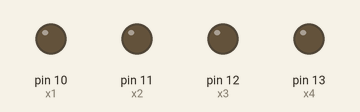
The sketch below on a simulated Arduino Uno, built with avr-gcc and run on an emulated ATmega328P. Shown: output pins drawn as LEDs (lit = HIGH).

Above: at 0.2 s.
At 1.2 s:
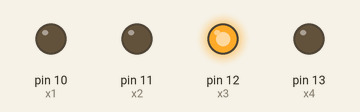
At 2.2 s:
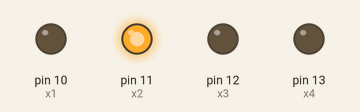
At 4.7 s:
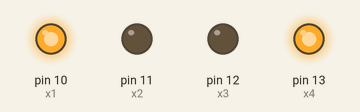
At 7.2 s:
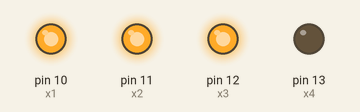
At 9.7 s:
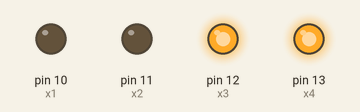
Timing chart, 0 to 10.4 s (numbered marks = the images above):
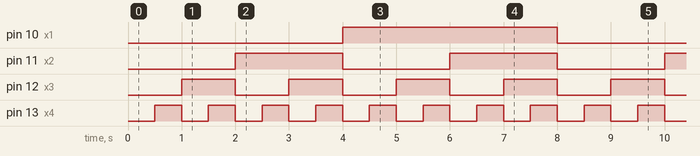

The sketch:

Lesson5.ino
```cpp
// Lesson 5: Working with binary numbers
// Homework:
int x1 = 10;
int x2 = 11;
int x3 = 12;
int x4 = 13;
int lit_time = 500;
void setup() {
  pinMode(10,OUTPUT);
  pinMode(11,OUTPUT);
  pinMode(12,OUTPUT);
  pinMode(13,OUTPUT);
}

void loop() {
   digitalWrite(x1,LOW) ;digitalWrite(x2,LOW) ;digitalWrite(x3,LOW) ;digitalWrite(x4,LOW) ;delay(lit_time);
   digitalWrite(x1,LOW) ;digitalWrite(x2,LOW) ;digitalWrite(x3,LOW) ;digitalWrite(x4,HIGH);delay(lit_time);
   digitalWrite(x1,LOW) ;digitalWrite(x2,LOW) ;digitalWrite(x3,HIGH);digitalWrite(x4,LOW) ;delay(lit_time);
   digitalWrite(x1,LOW) ;digitalWrite(x2,LOW) ;digitalWrite(x3,HIGH);digitalWrite(x4,HIGH);delay(lit_time);
   digitalWrite(x1,LOW) ;digitalWrite(x2,HIGH);digitalWrite(x3,LOW) ;digitalWrite(x4,LOW) ;delay(lit_time);
   digitalWrite(x1,LOW) ;digitalWrite(x2,HIGH);digitalWrite(x3,LOW) ;digitalWrite(x4,HIGH);delay(lit_time);
   digitalWrite(x1,LOW) ;digitalWrite(x2,HIGH);digitalWrite(x3,HIGH);digitalWrite(x4,LOW) ;delay(lit_time);
   digitalWrite(x1,LOW) ;digitalWrite(x2,HIGH);digitalWrite(x3,HIGH);digitalWrite(x4,HIGH);delay(lit_time);
   digitalWrite(x1,HIGH);digitalWrite(x2,LOW) ;digitalWrite(x3,LOW) ;digitalWrite(x4,LOW) ;delay(lit_time);
   digitalWrite(x1,HIGH);digitalWrite(x2,LOW) ;digitalWrite(x3,LOW) ;digitalWrite(x4,HIGH);delay(lit_time);
   digitalWrite(x1,HIGH);digitalWrite(x2,LOW) ;digitalWrite(x3,HIGH);digitalWrite(x4,LOW) ;delay(lit_time);
   digitalWrite(x1,HIGH);digitalWrite(x2,LOW) ;digitalWrite(x3,HIGH);digitalWrite(x4,HIGH);delay(lit_time);
   digitalWrite(x1,HIGH);digitalWrite(x2,HIGH);digitalWrite(x3,LOW) ;digitalWrite(x4,LOW) ;delay(lit_time);
   digitalWrite(x1,HIGH);digitalWrite(x2,HIGH);digitalWrite(x3,LOW) ;digitalWrite(x4,HIGH);delay(lit_time);
   digitalWrite(x1,HIGH);digitalWrite(x2,HIGH);digitalWrite(x3,HIGH);digitalWrite(x4,LOW) ;delay(lit_time);
   digitalWrite(x1,HIGH);digitalWrite(x2,HIGH);digitalWrite(x3,HIGH);digitalWrite(x4,HIGH);delay(lit_time);
}
```

Measured:
- by itself, pin 10 (x1): alternates HIGH for 4.0 s and LOW for 4.0 s
- by itself, pin 11 (x2): alternates HIGH for 2.0 s and LOW for 2.0 s
- by itself, pin 12 (x3): alternates HIGH for 1.0 s and LOW for 1.0 s
- by itself, pin 13 (x4): alternates HIGH for 0.50 s and LOW for 0.50 s
